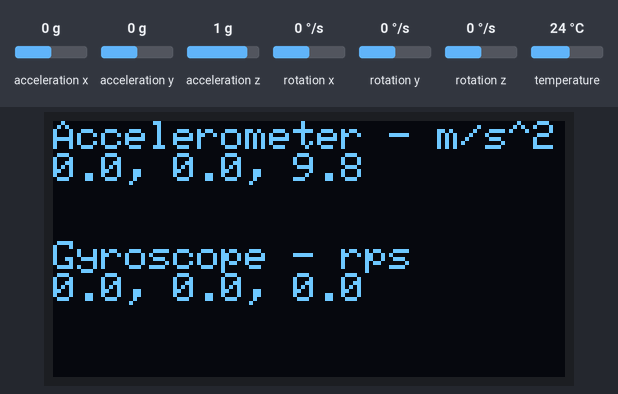
Recording of a sketch running on a simulated Arduino Uno, built with avr-gcc and run on an emulated ATmega328P. Parts: 128×64 one-colour display. Inputs (shaded band) come from the test bench; at power-on: acceleration x 0 g, acceleration y 0 g, acceleration z 1 g, rotation x 0 °/s, rotation y 0 °/s, rotation z 0 °/s, temperature 24 °C. The display library's start-up logo is not drawn; what the sketch prints to the serial monitor is not drawn.

Above: at 10.2 s.
10.3 s: acceleration x set to -1.4 g
At 11.0 s:
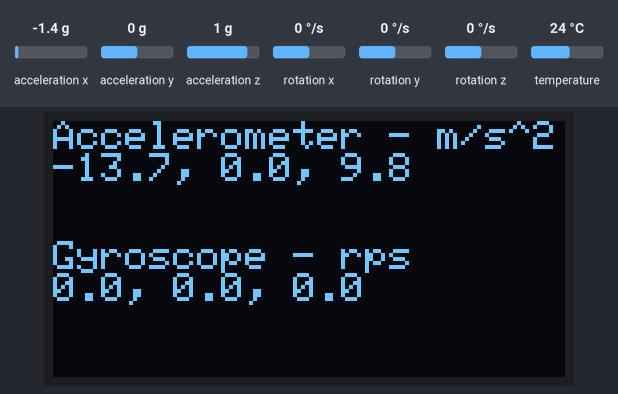
11.8 s: acceleration y set to -1.4 g
At 12.3 s:
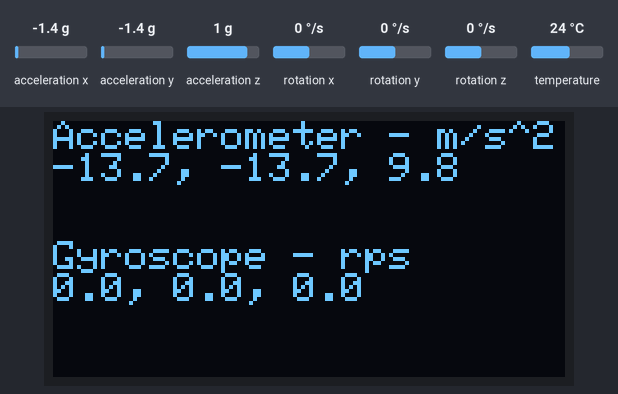
13.4 s: acceleration z set to -1.4 g
At 14.6 s:
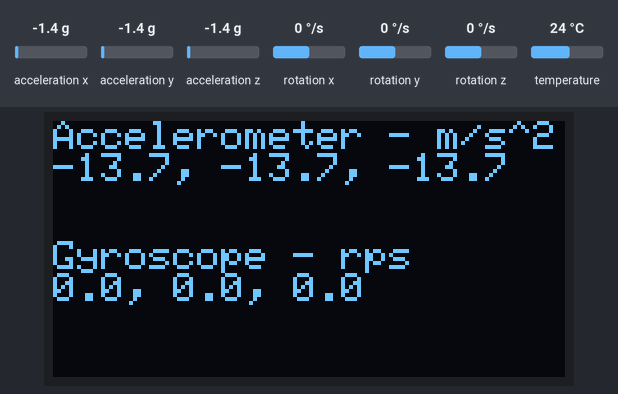
14.9 s: rotation x set to -192 °/s
At 16.1 s:
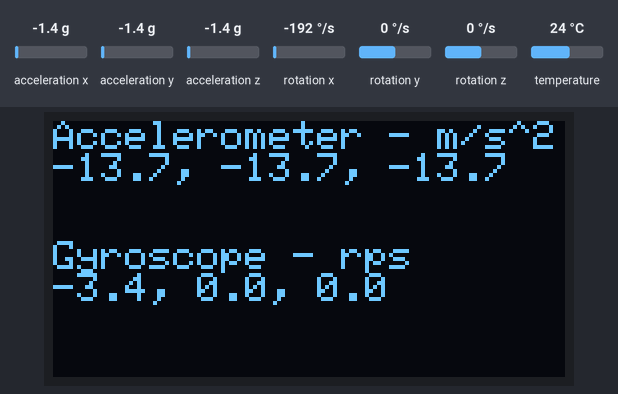
16.4 s: rotation y set to -192 °/s
At 17.7 s:
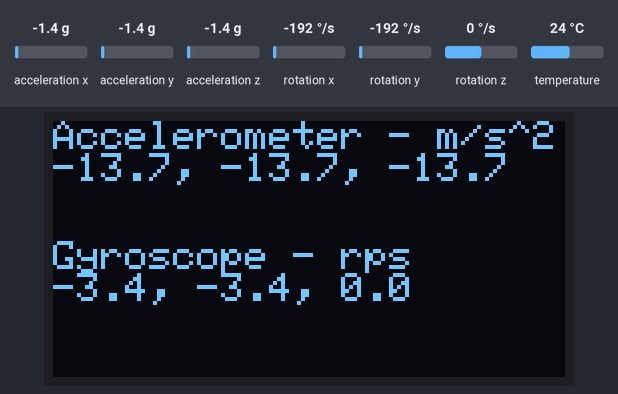
18.0 s: rotation z set to -192 °/s
At 19.4 s:
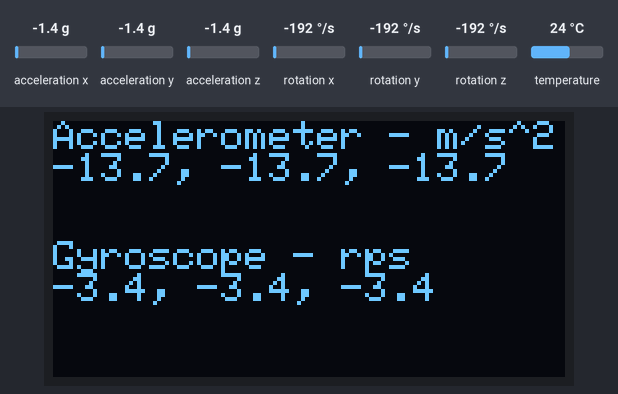
Timing chart, 0 to 20.5 s (numbered marks = the images above; inputs shaded):
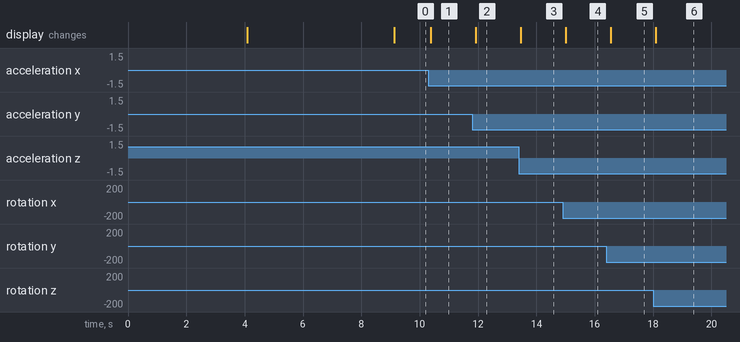

Measured:
- after the input at 10.3 s, the display: changes after 0.08 s (image 1)
- after the input at 11.8 s, the display: changes after 0.12 s (image 2)
- after the input at 13.4 s, the display: changes after 0.06 s (image 3)
- after the input at 14.9 s, the display: changes after 0.10 s (image 4)
- after the input at 16.4 s, the display: changes after 0.14 s (image 5)
- after the input at 18.0 s, the display: changes after 0.08 s (image 6)

The sketch:

LCD_OLED_MPU6050.ino
```cpp
#include <Adafruit_MPU6050.h>
#include <Adafruit_SSD1306.h>
#include <Adafruit_Sensor.h>

Adafruit_MPU6050 mpu;
Adafruit_SSD1306 display = Adafruit_SSD1306(128, 64, &Wire);

void setup() {
  Serial.begin(115200);
  // while (!Serial);
  Serial.println("MPU6050 OLED demo");

  if (!mpu.begin()) {
    Serial.println("Sensor init failed");
    while (1)
      yield();
  }
  Serial.println("Found a MPU-6050 sensor");

  // SSD1306_SWITCHCAPVCC = generate display voltage from 3.3V internally
  if (!display.begin(SSD1306_SWITCHCAPVCC, 0x3C)) { // Address 0x3C for 128x64
    Serial.println(F("SSD1306 allocation failed"));
    for (;;)
      ; // Don't proceed, loop forever
    }

  display.display();
  delay(4000);
  display.clearDisplay();
  display.setTextColor(WHITE);
  lcdOpening("MPU6050");
  }

void loop() {
  sensors_event_t a, g, temp;
  mpu.getEvent(&a, &g, &temp);

  display.clearDisplay();
  display.setCursor(0, 0);

  Serial.print("Accelerometer ");
  Serial.print("X: ");
  Serial.print(a.acceleration.x, 1);
  Serial.print(" m/s^2, ");
  Serial.print("Y: ");
  Serial.print(a.acceleration.y, 1);
  Serial.print(" m/s^2, ");
  Serial.print("Z: ");
  Serial.print(a.acceleration.z, 1);
  Serial.println(" m/s^2");

  display.setTextSize(1);
  display.setCursor(0,0);
  display.println("Accelerometer - m/s^2");
  display.print(a.acceleration.x, 1);
  display.print(", ");
  display.print(a.acceleration.y, 1);
  display.print(", ");
  display.print(a.acceleration.z, 1);
  display.println("");

  Serial.print("Gyroscope ");
  Serial.print("X: ");
  Serial.print(g.gyro.x, 1);
  Serial.print(" rps, ");
  Serial.print("Y: ");
  Serial.print(g.gyro.y, 1);
  Serial.print(" rps, ");
  Serial.print("Z: ");
  Serial.print(g.gyro.z, 1);
  Serial.println(" rps");

  display.setTextSize(1);
  display.setCursor(0,30);
  display.println("Gyroscope - rps");
  display.print(g.gyro.x, 1);
  display.print(", ");
  display.print(g.gyro.y, 1);
  display.print(", ");
  display.print(g.gyro.z, 1);
  display.println("");

  display.display();
  delay(100);
  }

void lcdOpening(char *teks){
  display.clearDisplay();
  display.setTextSize(1);
  display.setCursor(0,10);
  display.print("Test Sensor");
  display.setTextSize(2);
  display.setCursor(0,30);
  display.print(teks);

  display.display();
  delay(5000);
  }
```
